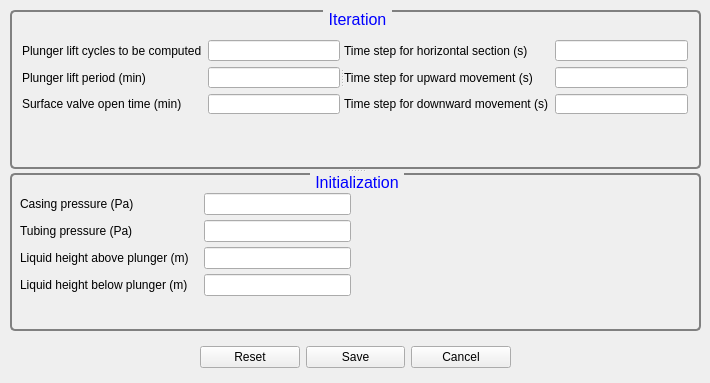
           <widget class="QWidget" name="tabSettings">
            <attribute name="title">
             <string>Settings</string>
            </attribute>
            <widget class="QSplitter" name="splitter_2">
             <property name="geometry">
              <rect>
               <x>10</x>
               <y>10</y>
               <width>691</width>
               <height>321</height>
              </rect>
             </property>
             <property name="orientation">
              <enum>Qt::Vertical</enum>
             </property>
             <widget class="QGroupBox" name="groupBox_vertical_7">
              <property name="font">
               <font>
                <pointsize>12</pointsize>
                <italic>false</italic>
                <bold>false</bold>
               </font>
              </property>
              <property name="styleSheet">
               <string notr="true">QGroupBox {
    background-color: qlineargradient(x1: 0, y1: 0, x2: 0, y2: 1,
                                      stop: 0 #E0E0E0, stop: 1 #FFFFFF);
    border: 2px solid gray;
    border-radius: 5px;
    margin-top: 1ex; /* leave space at the top for the title */
	font: 12pt;
}

QGroupBox::title {
    subcontrol-origin: margin;
    subcontrol-position: top center; /* position at the top center */
    padding: 0 3px;
    background-color: qlineargradient(x1: 0, y1: 0, x2: 0, y2: 1,
                                      stop: 0 #FFDD00, stop: 1 #FBB034);
	border-radius:2px;
	color:blue;
}</string>
              </property>
              <property name="title">
               <string>Iteration</string>
              </property>
              <widget class="QSplitter" name="splitter_3">
               <property name="geometry">
                <rect>
                 <x>12</x>
                 <y>30</y>
                 <width>666</width>
                 <height>74</height>
                </rect>
               </property>
               <property name="orientation">
                <enum>Qt::Horizontal</enum>
               </property>
               <widget class="QWidget" name="layoutWidget">
                <layout class="QGridLayout" name="gridLayout">
                 <item row="0" column="0">
                  <widget class="QLabel" name="label_cycles">
                   <property name="text">
                    <string>Plunger lift cycles to be computed</string>
                   </property>
                  </widget>
                 </item>
                 <item row="0" column="1">
                  <widget class="QLineEdit" name="lineEdit_cycles"/>
                 </item>
                 <item row="1" column="0">
                  <widget class="QLabel" name="label_plungerT">
                   <property name="text">
                    <string>Plunger lift period (min)</string>
                   </property>
                  </widget>
                 </item>
                 <item row="1" column="1">
                  <widget class="QLineEdit" name="lineEdit_plungerT"/>
                 </item>
                 <item row="2" column="0">
                  <widget class="QLabel" name="label_valveT">
                   <property name="text">
                    <string>Surface valve open time (min)</string>
                   </property>
                  </widget>
                 </item>
                 <item row="2" column="1">
                  <widget class="QLineEdit" name="lineEdit_valveT"/>
                 </item>
                </layout>
               </widget>
               <widget class="QWidget" name="layoutWidget">
                <layout class="QGridLayout" name="gridLayout_2">
                 <item row="2" column="0">
                  <widget class="QLabel" name="label_dtDown">
                   <property name="text">
                    <string>Time step for downward movement (s)</string>
                   </property>
                  </widget>
                 </item>
                 <item row="2" column="1">
                  <widget class="QLineEdit" name="lineEdit_dtDown"/>
                 </item>
                 <item row="1" column="1">
                  <widget class="QLineEdit" name="lineEdit_dtUp"/>
                 </item>
                 <item row="1" column="0">
                  <widget class="QLabel" name="label_dtUp">
                   <property name="text">
                    <string>Time step for upward movement (s)</string>
                   </property>
                  </widget>
                 </item>
                 <item row="0" column="0">
                  <widget class="QLabel" name="label_dtH">
                   <property name="text">
                    <string>Time step for horizontal section (s)</string>
                   </property>
                  </widget>
                 </item>
                 <item row="0" column="1">
                  <widget class="QLineEdit" name="lineEdit_dtH"/>
                 </item>
                </layout>
               </widget>
              </widget>
             </widget>
             <widget class="QGroupBox" name="groupBox_vertical_6">
              <property name="font">
               <font>
                <pointsize>12</pointsize>
                <italic>false</italic>
                <bold>false</bold>
               </font>
              </property>
              <property name="styleSheet">
               <string notr="true">QGroupBox {
    background-color: qlineargradient(x1: 0, y1: 0, x2: 0, y2: 1,
                                      stop: 0 #E0E0E0, stop: 1 #FFFFFF);
    border: 2px solid gray;
    border-radius: 5px;
    margin-top: 1ex; /* leave space at the top for the title */
	font: 12pt;
}

QGroupBox::title {
    subcontrol-origin: margin;
    subcontrol-position: top center; /* position at the top center */
    padding: 0 3px;
    background-color: qlineargradient(x1: 0, y1: 0, x2: 0, y2: 1,
                                      stop: 0 #FFDD00, stop: 1 #FBB034);
	border-radius:2px;
	color:blue;
}</string>
              </property>
              <property name="title">
               <string>Initialization</string>
              </property>
              <widget class="QWidget" name="formLayoutWidget_12">
               <property name="geometry">
                <rect>
                 <x>10</x>
                 <y>20</y>
                 <width>331</width>
                 <height>105</height>
                </rect>
               </property>
               <layout class="QFormLayout" name="formLayout_17">
                <property name="horizontalSpacing">
                 <number>5</number>
                </property>
                <property name="verticalSpacing">
                 <number>5</number>
                </property>
                <item row="0" column="0">
                 <widget class="QLabel" name="label_Pc">
                  <property name="text">
                   <string>Casing pressure (Pa)</string>
                  </property>
                 </widget>
                </item>
                <item row="0" column="1">
                 <widget class="QLineEdit" name="lineEdit_Pc"/>
                </item>
                <item row="1" column="0">
                 <widget class="QLabel" name="label_Pt">
                  <property name="text">
                   <string>Tubing pressure (Pa)</string>
                  </property>
                 </widget>
                </item>
                <item row="1" column="1">
                 <widget class="QLineEdit" name="lineEdit_Pt"/>
                </item>
                <item row="2" column="0">
                 <widget class="QLabel" name="label_Ltt">
                  <property name="text">
                   <string>Liquid height above plunger (m)   </string>
                  </property>
                 </widget>
                </item>
                <item row="2" column="1">
                 <widget class="QLineEdit" name="lineEdit_Ltt"/>
                </item>
                <item row="3" column="0">
                 <widget class="QLabel" name="label_Ltb">
                  <property name="text">
                   <string>Liquid height below plunger (m)   </string>
                  </property>
                 </widget>
                </item>
                <item row="3" column="1">
                 <widget class="QLineEdit" name="lineEdit_Ltb"/>
                </item>
               </layout>
              </widget>
             </widget>
            </widget>
            <widget class="QWidget" name="layoutWidget_5">
             <property name="geometry">
              <rect>
               <x>200</x>
               <y>340</y>
               <width>311</width>
               <height>34</height>
              </rect>
             </property>
             <layout class="QHBoxLayout" name="horizontalLayout_10">
              <item>
               <widget class="QPushButton" name="btn_reset_setting">
                <property name="styleSheet">
                 <string notr="true">background-color: qlineargradient(x1: 0, y1: 0, x2: 0, y2: 1,
                                      stop: 0 #f6f7fa, stop: 1 #dadbde);

font: 12pt bold &quot;Arial&quot;;</string>
                </property>
                <property name="text">
                 <string>Reset</string>
                </property>
                <property name="icon">
                 <iconset resource="plunger_ico.qrc">
                  <normaloff>:/plunger/icons/Reset.png</normaloff>:/plunger/icons/Reset.png</iconset>
                </property>
                <property name="iconSize">
                 <size>
                  <width>24</width>
                  <height>24</height>
                 </size>
                </property>
               </widget>
              </item>
              <item>
               <widget class="QPushButton" name="btn_save_setting">
                <property name="styleSheet">
                 <string notr="true">background-color: qlineargradient(x1: 0, y1: 0, x2: 0, y2: 1,
                                      stop: 0 #f6f7fa, stop: 1 #dadbde);

font: 12pt bold &quot;Arial&quot;;</string>
                </property>
                <property name="text">
                 <string>Save</string>
                </property>
                <property name="icon">
                 <iconset resource="plunger_ico.qrc">
                  <normaloff>:/plunger/icons/save.png</normaloff>:/plunger/icons/save.png</iconset>
                </property>
                <property name="iconSize">
                 <size>
                  <width>24</width>
                  <height>24</height>
                 </size>
                </property>
               </widget>
              </item>
              <item>
               <widget class="QPushButton" name="btn_cancel_setting">
                <property name="styleSheet">
                 <string notr="true">background-color: qlineargradient(x1: 0, y1: 0, x2: 0, y2: 1,
                                      stop: 0 #f6f7fa, stop: 1 #dadbde);

font: 12pt bold &quot;Arial&quot;;</string>
                </property>
                <property name="text">
                 <string>Cancel</string>
                </property>
                <property name="icon">
                 <iconset resource="plunger_ico.qrc">
                  <normaloff>:/plunger/icons/stop.png</normaloff>:/plunger/icons/stop.png</iconset>
                </property>
                <property name="iconSize">
                 <size>
                  <width>24</width>
                  <height>24</height>
                 </size>
                </property>
               </widget>
              </item>
             </layout>
            </widget>
           </widget>
